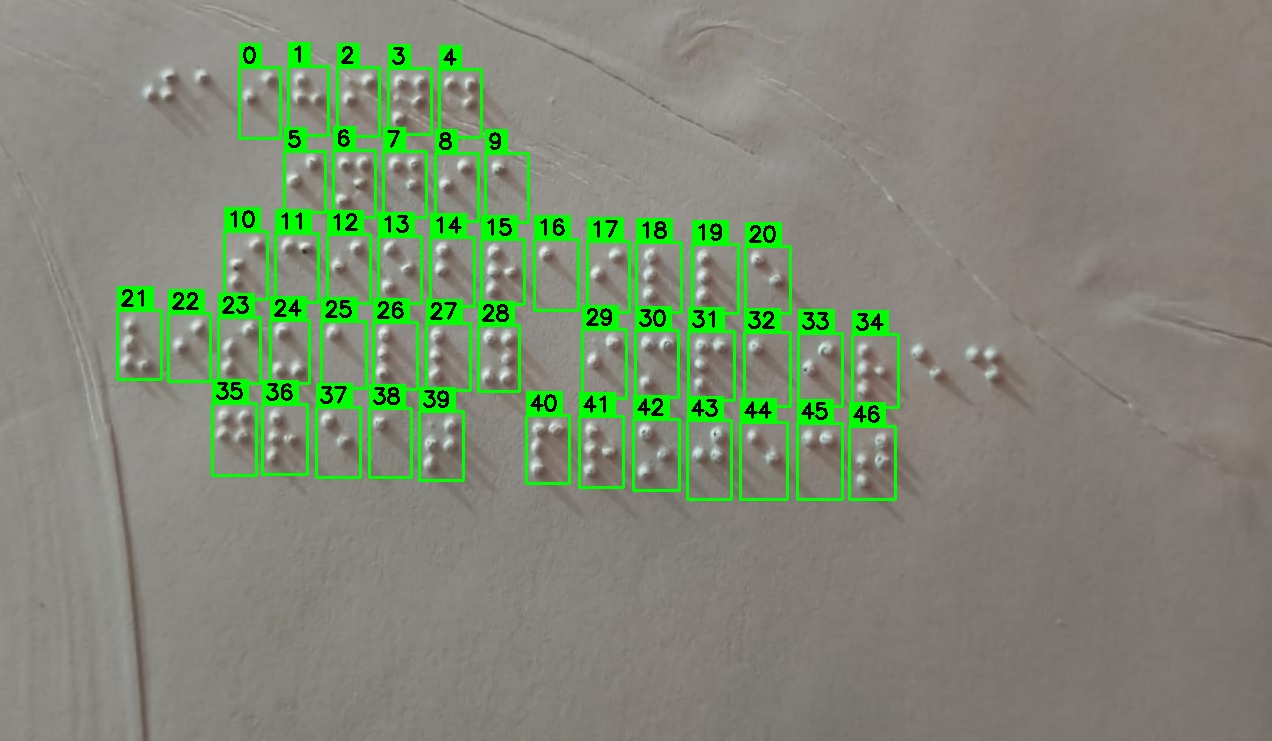
#> input picture backend/debug_sort/sort_order_1780325370814.jpg, 1272 x 741 px
$ python -i cell_extractor.py   (imports and definitions only)
#> lines starting #> are read from the running program, lines starting #| are printed output that depends on the picture; after the words box and inside, x2 and y2 are one past the last pixel; in counts of white or black regions, pixels touching at a corner belong together
import cv2
import numpy as np
import os
import uuid

DEBUG_DIR = "debug_crops"
# [1 line not run here, left out]

def extract_pattern(cell_img):
    h, w = cell_img.shape

    blurred = cv2.GaussianBlur(cell_img, (3, 3), 0)
    clahe = cv2.createCLAHE(clipLimit=2.0, tileGridSize=(4,4))
    img_clahe = clahe.apply(blurred)

    block_size = max(11, (w // 2) | 1)

    # RESTORED: C=15 to kill faint paper grain and shadows
    thresh = cv2.adaptiveThreshold(
        img_clahe, 255, cv2.ADAPTIVE_THRESH_GAUSSIAN_C,
        cv2.THRESH_BINARY_INV, block_size, 15
    )

    kernel = cv2.getStructuringElement(cv2.MORPH_RECT, (2,2))
    clean_thresh = cv2.morphologyEx(thresh, cv2.MORPH_OPEN, kernel)

    cell_w = w / 2.0
    cell_h = h / 3.0

    bits = ""
    debug_img = cv2.cvtColor(clean_thresh, cv2.COLOR_GRAY2BGR)

    grid = [
        (0, 0), (0, 1), (0, 2),
        (1, 0), (1, 1), (1, 2)
    ]

    for col, row in grid:
        # 1. Find the DEAD CENTER of the specific sector
        cx = int(col * cell_w + cell_w / 2.0)
        cy = int(row * cell_h + cell_h / 2.0)

        # 2. Strict 25% Safe Zone to prevent neighbor-dot bleeding
        rx = max(2, int(cell_w * 0.25))
        ry = max(2, int(cell_h * 0.25))

        # 3. Crop strictly from the center
        roi = clean_thresh[max(0, cy-ry) : min(h, cy+ry), max(0, cx-rx) : min(w, cx+rx)]

        if roi.size == 0:
            bits += "0"
            continue

        density = cv2.countNonZero(roi) / roi.size

        # 4. RESTORED: 25% density requirement for a valid physical dot
        if density > 0.25:
            bits += "1"
            cv2.rectangle(debug_img, (cx-rx, cy-ry), (cx+rx, cy+ry), (0, 255, 0), 1) # Green = Dot Found
        else:
            bits += "0"
            cv2.rectangle(debug_img, (cx-rx, cy-ry), (cx+rx, cy+ry), (0, 0, 255), 1) # Red = Empty

    random_id = str(uuid.uuid4())[:6]
    cv2.imwrite(f"{DEBUG_DIR}/cell_{bits}_{random_id}.png", debug_img)

    return bits

>>> import cv2
>>> picture = cv2.imread('debug_sort/sort_order_1780325370814.jpg', cv2.IMREAD_GRAYSCALE)
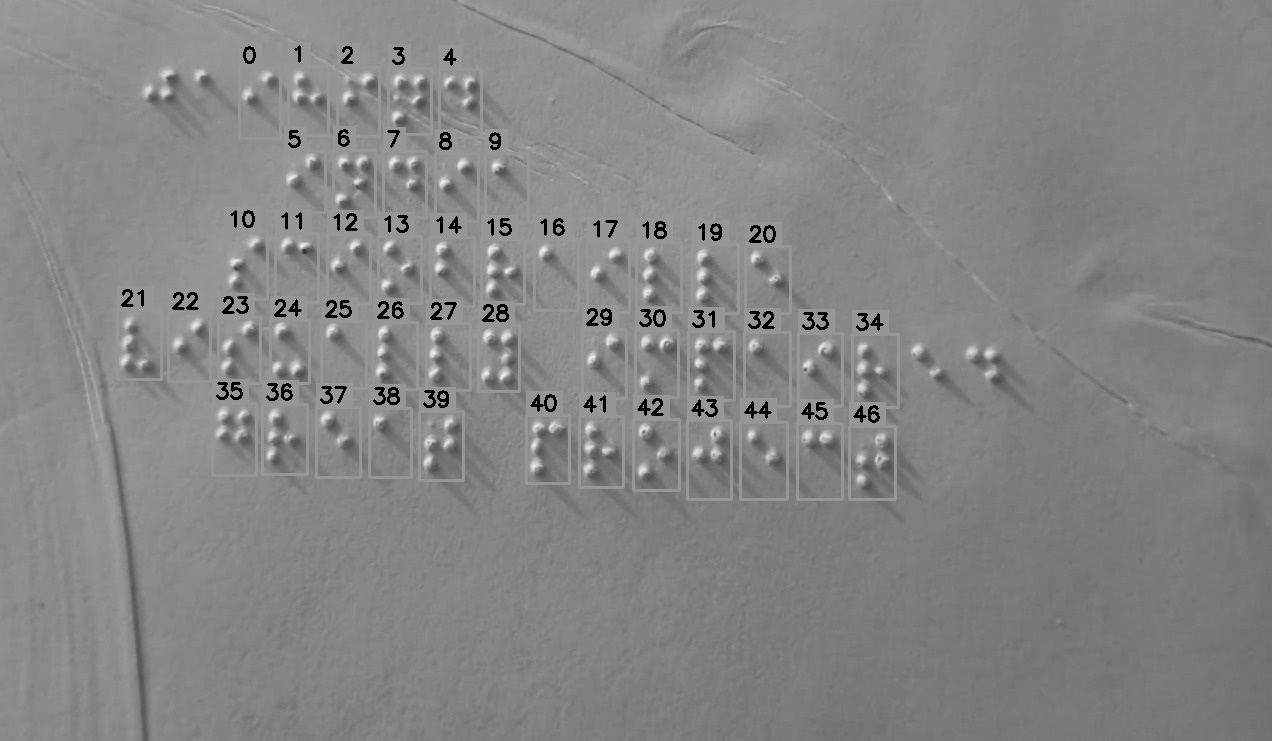
#> picture: shape (741, 1272); min 0, max 241, mean 132.5
>>> result = extract_pattern(picture)
#> in extract_pattern, `img_clahe = clahe.apply(blurred)`:
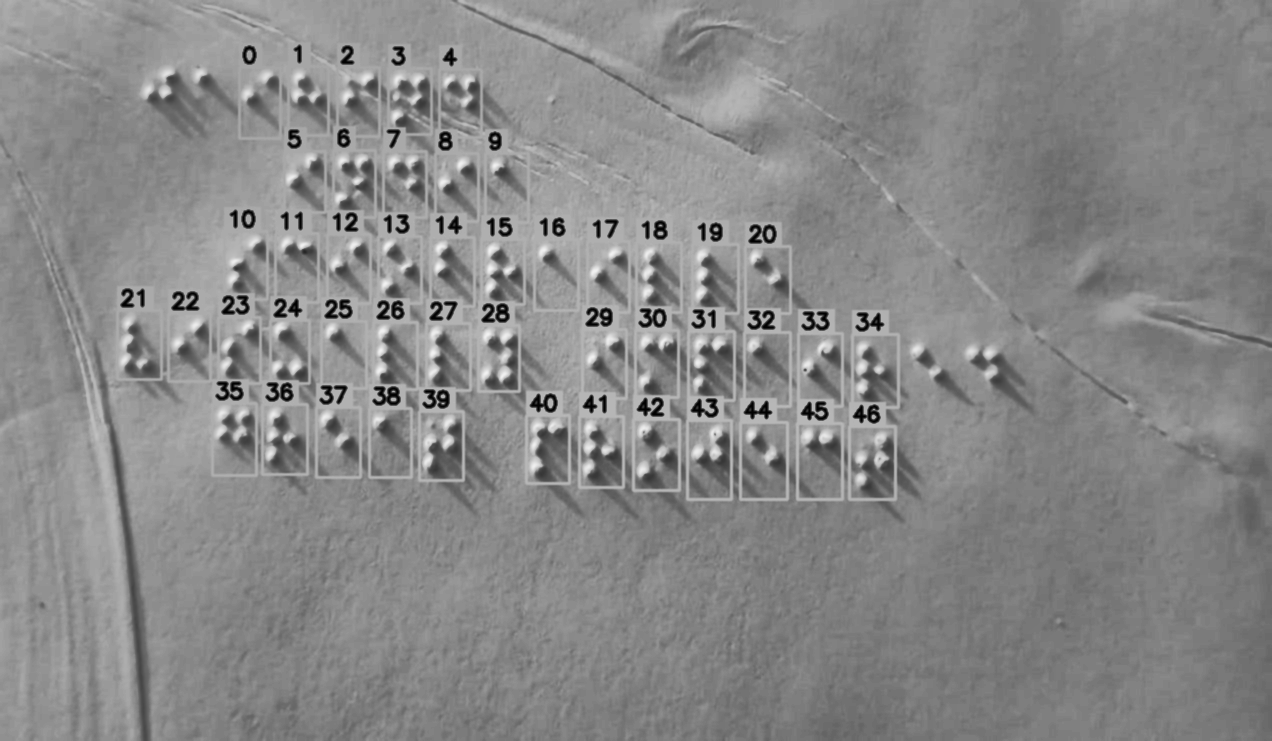
#> img_clahe: shape (741, 1272); min 1, max 243, mean 135.8
#> in extract_pattern, `thresh = cv2.adaptiveThreshold( img_clahe, 255, cv2.ADAPTIVE_THRESH_GA..`:
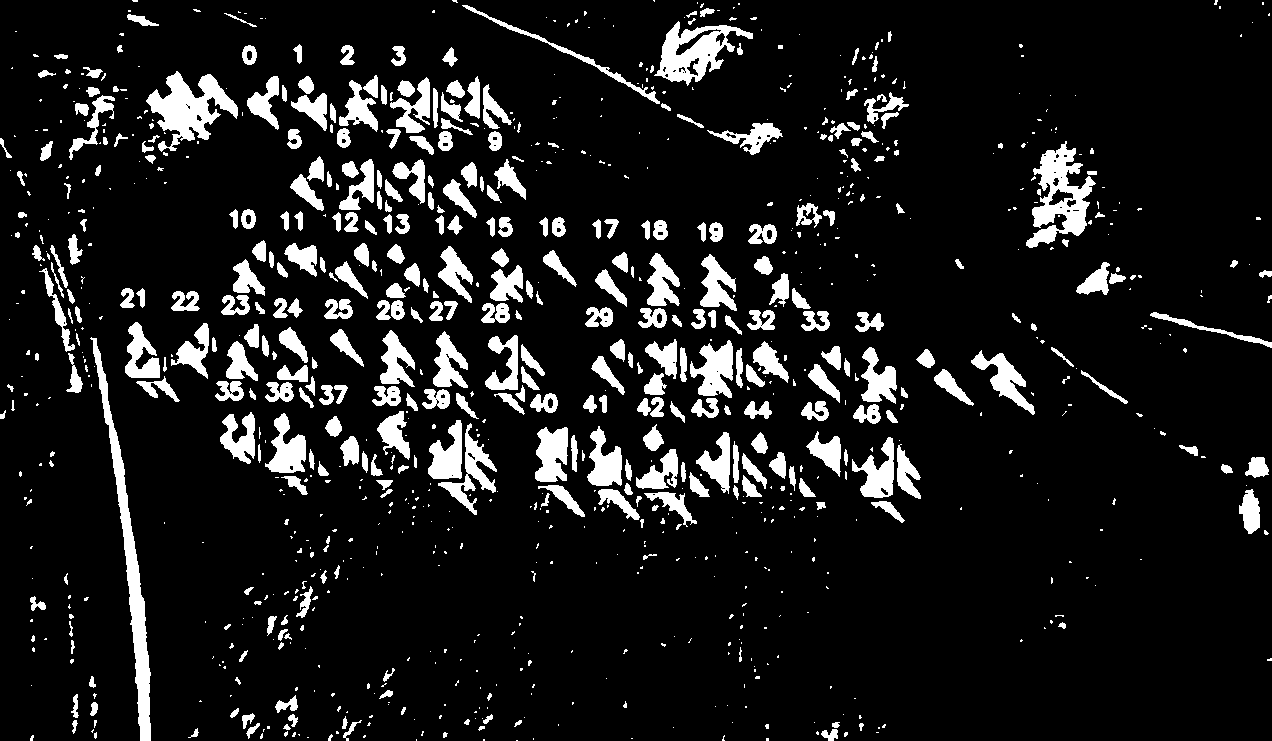
#> thresh: shape (741, 1272); 10.9% white; 990 white regions (600 under 20 px), largest, box (x1, y1, x2, y2) and area: (90, 337, 151, 741) 4219, (146, 71, 238, 152) 3353, (1026, 141, 1096, 248) 3314
#> in extract_pattern, `clean_thresh = cv2.morphologyEx(thresh, cv2.MORPH_OPEN, kernel)`: clean_thresh: shape (741, 1272); 10.7% white; 746 white regions (365 under 20 px), largest, box (x1, y1, x2, y2) and area: (92, 339, 152, 741) 4205, (1027, 142, 1096, 249) 3298, (147, 72, 239, 152) 3277
#> the loop in extract_pattern, `for col, row in grid:` made 6 passes
#> density on passes 1 to 6: 0.289, 0.267, 0.0218, 0.0684, 0.151, 0.00219
#> pass 1, in extract_pattern, `roi = clean_thresh[max(0, cy-ry) : min(h, cy+ry), max(0, cx-rx) : min(..`:
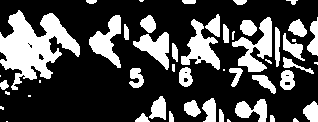
#> roi: shape (122, 318); 28.9% white; 50 white regions (14 under 20 px), largest, box (x1, y1, x2, y2) and area: (0, 10, 80, 90) 3096, (232, 17, 272, 72) 963, (181, 19, 220, 70) 861
#> pass 2, in extract_pattern, `roi = clean_thresh[max(0, cy-ry) : min(h, cy+ry), max(0, cx-rx) : min(..`:
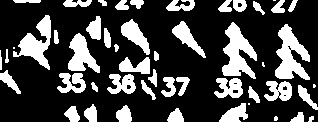
#> roi: shape (122, 318); 26.7% white; 50 white regions (6 under 20 px), largest, box (x1, y1, x2, y2) and area: (275, 24, 310, 80) 1077, (222, 22, 257, 79) 1066, (13, 15, 51, 70) 870
#> after the loop in extract_pattern, `for col, row in grid:`:
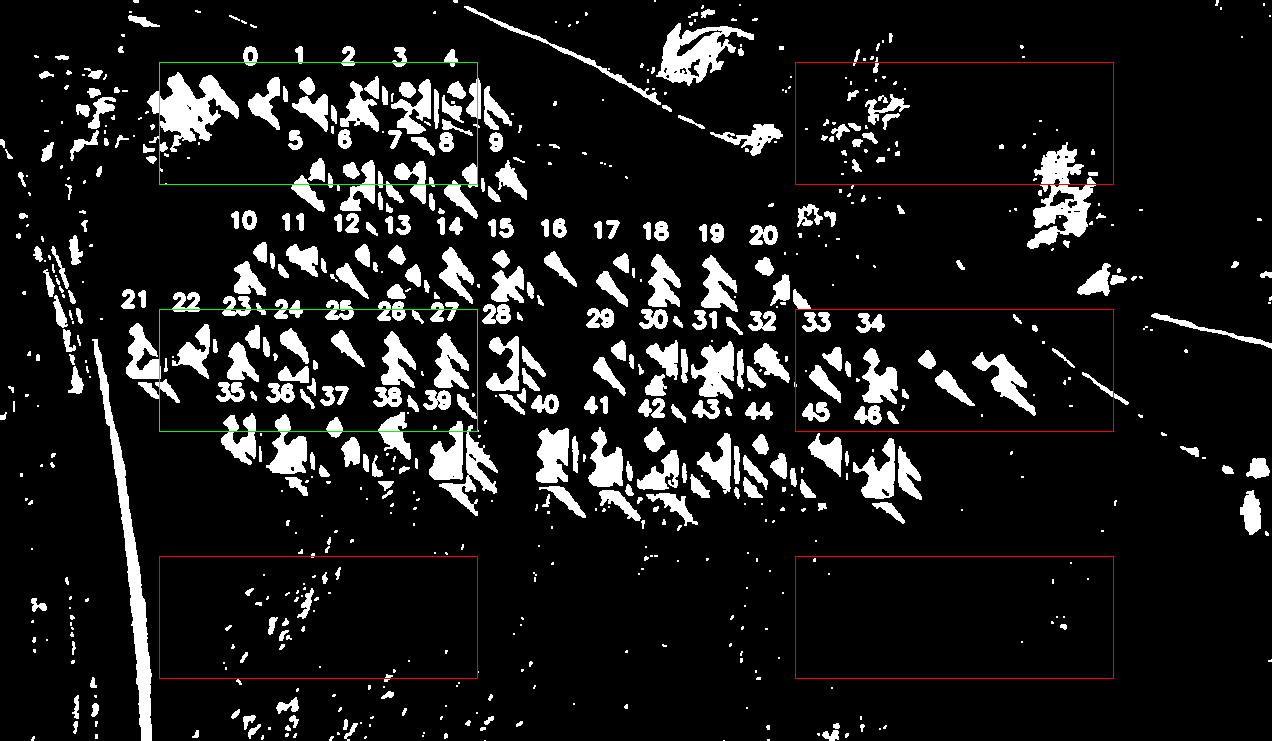
#> debug_img: shape (741, 1272, 3); mean B, G, R 27.2, 27.7, 28.1
#> after the loop in extract_pattern, `for col, row in grid:`:
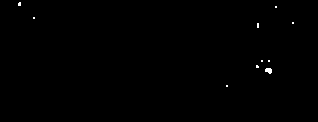
#> roi: shape (122, 318); 0.22% white in thin lines or dots, all inside (x1, y1, x2, y2) = (18, 2, 294, 87)
#> after the loop in extract_pattern, `for col, row in grid:`: bits = '110000'
#> result = '110000'
